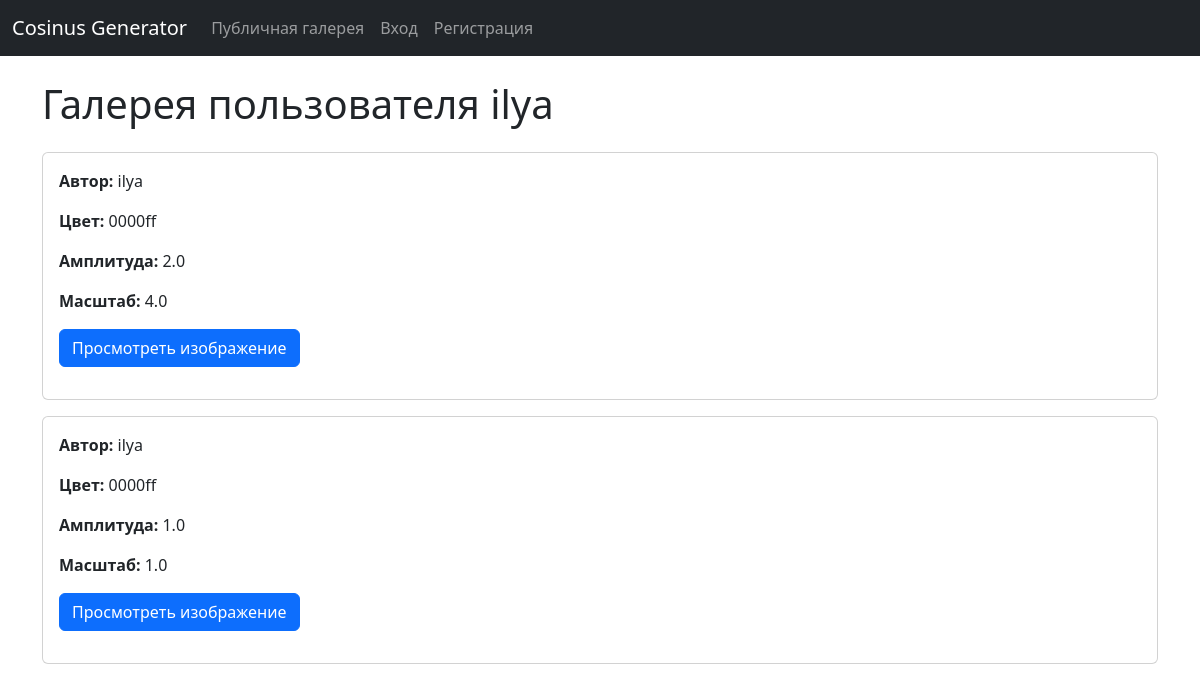
Before: /gallery/user/ilya/ with the older database file.
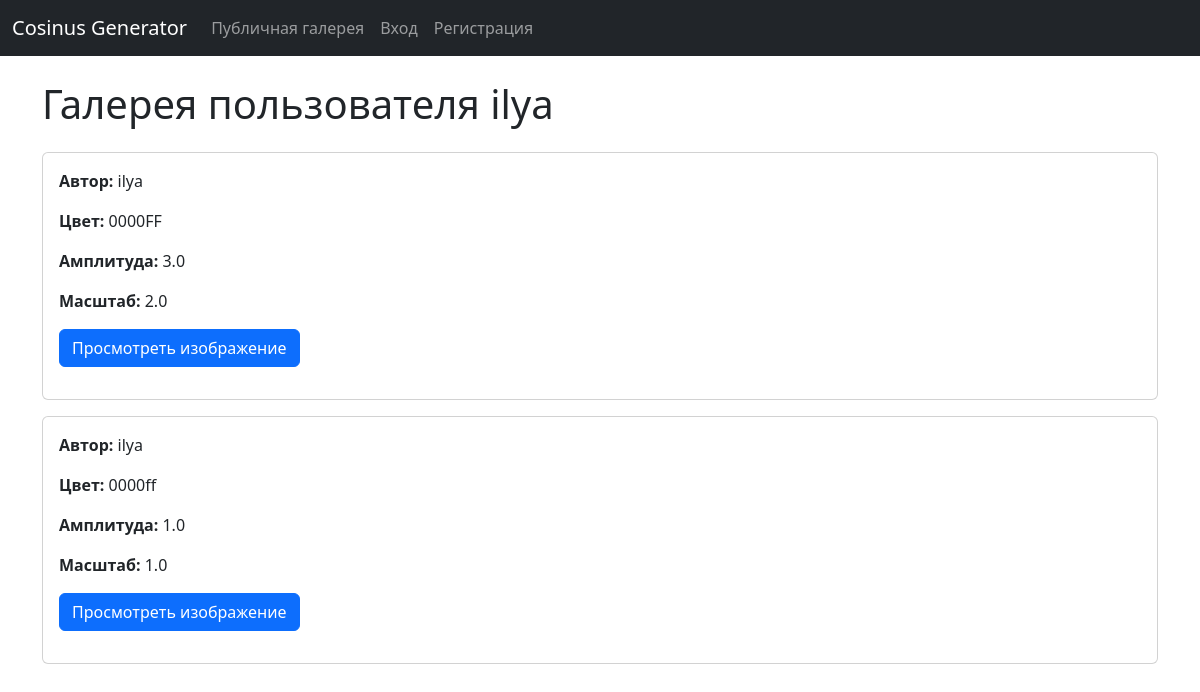
After: the same page with the newer database file.
### images/models.py (models this page shows, shortened)
class ImageConfig(models.Model):
    user = models.ForeignKey(User, on_delete=models.CASCADE, related_name='image_configs')
    color = models.CharField(max_length=7, default='#0000FF')  # HEX-код цвета, по умолчанию синий
    amplitude = models.FloatField(
        validators=[MinValueValidator(0.1), MaxValueValidator(10.0)], default=1.0
    )  # Амплитуда косинуса
    scale = models.FloatField(
        validators=[MinValueValidator(0.1), MaxValueValidator(10.0)], default=1.0
    )  # Масштаб графика
    created_at = models.DateTimeField(auto_now_add=True)
    class Meta:
        ordering = ['-created_at']

class User(AbstractUser): # Определение кастомной модели пользователя, наследующейся от AbstractUser
    groups = models.ManyToManyField(
        'auth.Group',
        related_name='images_user_groups',  # Уникальное имя для обратного аксессора
        blank=True,
        help_text='The groups this user belongs to.',
        verbose_name='groups'
    )

### images/views.py (the view)
# urls.py: path('gallery/user/<str:username>/', views.user_gallery, name='user_gallery'),
def user_gallery(request, username):
    user = get_object_or_404(User, username=username)
    configs = ImageConfig.objects.filter(user=user)
    return render(request, 'gallery.html', {'configs': configs, 'gallery_user': user})

### images/templates/gallery.html (shortened to what this page needs)
{% extends "base.html" %}
{% block content %}
    <h1 class="mb-4">
        {% if gallery_user %}
            Галерея пользователя {{ gallery_user.username }}
        {% elif request.path == '/gallery/my/' %}
            Моя галерея
        {% else %}
            Публичная галерея
        {% endif %}
    </h1>
    {% if authors %}
        {% for author in authors %}
            <div class="card mb-3">
                <div class="card-body">
                    <p class="card-text"><strong>Автор:</strong> {{ author.username }}</p>
                    <a href="{% url 'user_gallery' author.username %}" class="btn btn-primary">Посмотреть галерею</a>
                </div>
            </div>
        {% endfor %}
    {% elif configs %}
        {% for config in configs %}
            <div class="card mb-3">
                <div class="card-body">
                    <p class="card-text"><strong>Автор:</strong> {{ config.user.username }}</p>
                    <p class="card-text"><strong>Цвет:</strong> {{ config.color }}</p>
                    <p class="card-text"><strong>Амплитуда:</strong> {{ config.amplitude }}</p>
                    <p class="card-text"><strong>Масштаб:</strong> {{ config.scale }}</p>
                    <a href="{% url 'image_detail' config.pk %}" class="btn btn-primary">Просмотреть изображение</a>
                </div>
            </div>
        {% endfor %}
    {% else %}
        <p class="text-muted">Конфигурации или авторы не найдены.</p>
    {% endif %}
{% endblock %}

Changed rows visible on the page:
removed ImageConfig: user.username "ilya", color "0000ff", amplitude "2.0", scale "4.0"
added ImageConfig: user.username "ilya", color "0000FF", amplitude "3.0", scale "2.0"
